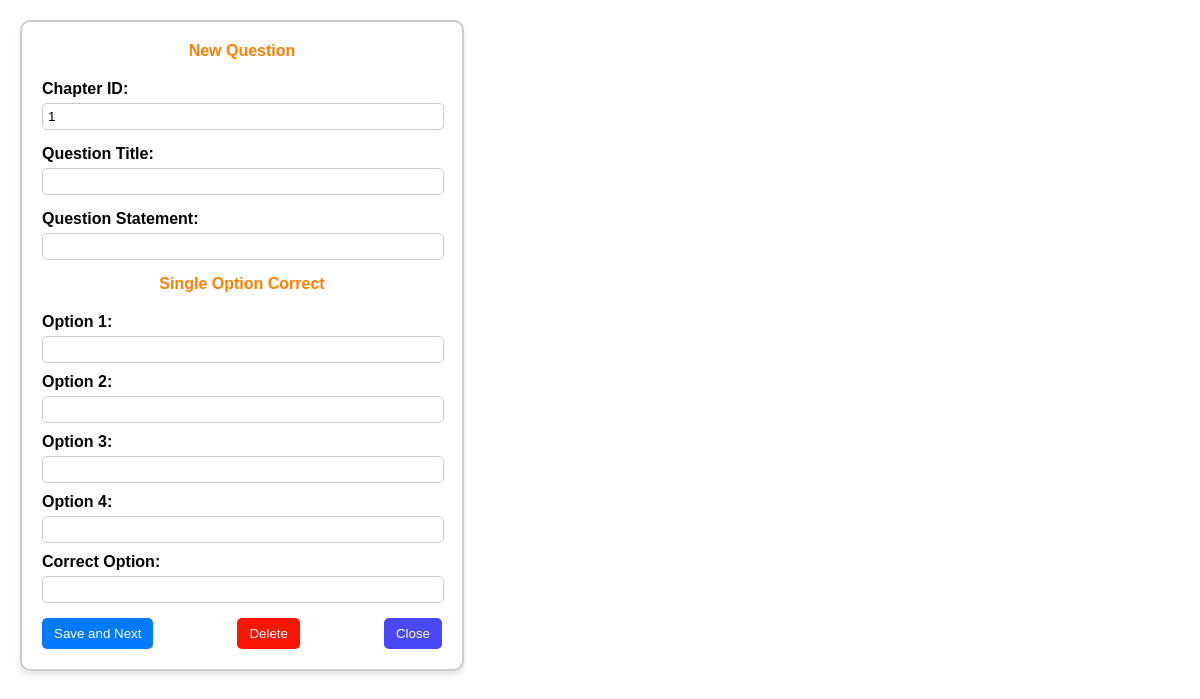
The page /edit_question/3/1/1 on the database as committed earlier.
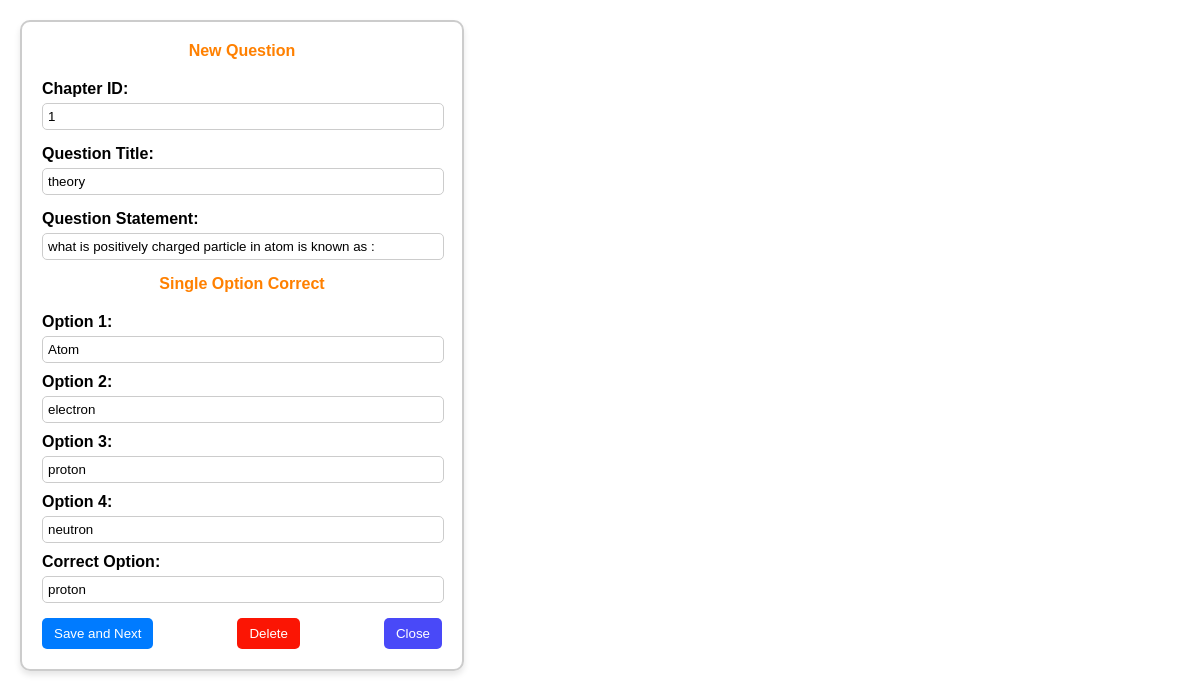
The same page on the database as committed later.
### backend/models.py (models this page shows)
class Questions(db.Model):
    __tablename__ = 'questions'
    question_id=db.Column(db.Integer, primary_key=True,autoincrement=True)#iska student id se kuch lena dena nahi hai
    chapter_id=db.Column(db.Integer, db.ForeignKey('chapters.chapter_id'), nullable=False)
    quiz_id=db.Column(db.Integer, db.ForeignKey('quiz.quiz_id'), nullable=False)
    question_title=db.Column(db.String(80), nullable=False)
    question=db.Column(db.String(300), nullable=False)
    option_a=db.Column(db.String(300), nullable=False)
    option_b=db.Column(db.String(300), nullable=False)
    option_c=db.Column(db.String(300), nullable=False)
    option_d=db.Column(db.String(300), nullable=False)
    correct_option=db.Column(db.String(300), nullable=False)

### backend/controllers.py (the view, shortened to what this page needs)
@app.route("/edit_question/<int:question_id>/<int:chapter_id>/<int:quiz_id>" , methods=["GET","POST"])
def edit_question(question_id,chapter_id,quiz_id):
    question=Questions.query.filter_by(question_id=question_id).first()
    return render_template("2a_edit_question.html",question=question,chapter_id=chapter_id,quiz_id=quiz_id)

### templates/2a_edit_question.html (shortened to what this page needs)
<!DOCTYPE html>
<html lang="en">
<head>
    <link rel="stylesheet" href="/static/css/2a_edit_question.css">
</head>
<body>
    <form action="/edit_question/{{question.question_id}}/{{chapter_id}}/{{quiz_id}}" method="post">
    <div class="form-container">
        <div class="form-header">New Question</div>
        <div class="form-group">
            <label for="chapter-id">Chapter ID:</label>
            <input type="text" id="chapter-id" name="chapter-id" value="{{chapter_id}}" readonly>
        </div>
        <div class="form-group">
            <label for="question-title">Question Title:</label>
            <input type="text" id="question-title" name="question_title" value="{{question.question_title}}" required>
        </div>
        <div class="form-group">
            <label for="question-statement">Question Statement:</label>
            <input type="text" id="question-statement" name="question" value="{{question.question}}" required>
        </div>
        <div class="form-header">Single Option Correct</div>
        <div class="options">
            <label for="option1">Option 1:</label>
            <input type="text" id="option1" name="option_a" value="{{question.option_a}}" required>
        </div>
        <div class="options">
            <label for="option2">Option 2:</label>
            <input type="text" id="option2" name="option_b" value="{{question.option_b}}" required>
        </div>
        <div class="options">
            <label for="option3">Option 3:</label>
            <input type="text" id="option3" name="option_c" value="{{question.option_c}}" required>
        </div>
        <div class="options">
            <label for="option4">Option 4:</label>
            <input type="text" id="option4" name="option_d" value="{{question.option_d}}" required>
        </div>
        <div class="form-group">
            <label for="correct-option">Correct Option:</label>
            <input type="text" id="correct-option" name="correct_option" value="{{question.correct_option}}" required>
        </div>
        <div class="buttons">
            <button class="save" button="submit">Save and Next</button>
            <button type="button" class="delete" onclick="window.location.href='/delete_question/{{question.question_id}}'" >Delete  </button>
            <button class="close" type="button" onclick="window.location.href='/admin_quiz'">Close</button>
        </div>
    </div>
    </form>
</body>
</html>

Rows that differ between the two databases and show on the page:
added Questions: question_title "theory", question "what is positively charged particle in atom is known as :", option_a "Atom", option_b "electron", option_c "proton", option_d "neutron", correct_option "proton"
